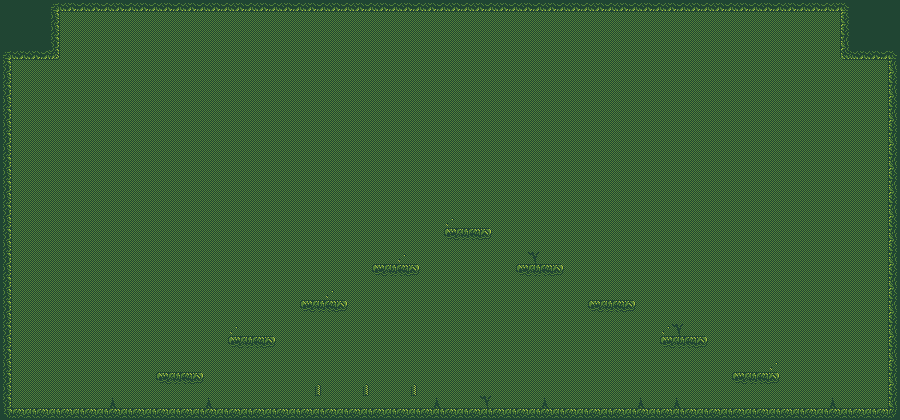

Tiled map render using the project's own tile images. Description and the map definition, with tile-layer contents summarised, below:
An orthogonal 75x35 tile map with 12x12 px tiles, 3 tile layers (Background, Foreground, Detail) and 21 objects.

<map version="1.0" orientation="orthogonal" renderorder="left-down" width="75" height="35" tilewidth="12" tileheight="12" nextobjectid="1">
 <tileset firstgid="1" name="Environment" tilewidth="12" tileheight="12" tilecount="36" columns="9">
  <image source="../Sprites/sprites_environment.png" width="108" height="48" />
  <tile id="0">
   <objectgroup draworder="index">
    <object id="1" x="0" y="0" width="12" height="12" />
   </objectgroup>
  </tile>
  <tile id="1">
   <objectgroup draworder="index">
    <object id="1" x="0" y="0" width="12" height="12" />
   </objectgroup>
  </tile>
  <tile id="2">
   <objectgroup draworder="index">
    <object id="1" x="0" y="0" width="12" height="12" />
   </objectgroup>
  </tile>
  <tile id="3">
   <objectgroup draworder="index">
    <object id="1" x="0" y="0" width="12" height="12" />
   </objectgroup>
  </tile>
  <tile id="4">
   <objectgroup draworder="index">
    <object id="1" x="0" y="0" width="12" height="12" />
   </objectgroup>
  </tile>
  <tile id="5">
   <objectgroup draworder="index">
    <object id="1" x="0" y="0" width="12" height="12" />
   </objectgroup>
  </tile>
  <tile id="6">
   <objectgroup draworder="index">
    <object id="1" x="0" y="0" width="12" height="12" />
   </objectgroup>
  </tile>
  <tile id="7">
   <objectgroup draworder="index">
    <object id="1" x="0" y="0" width="12" height="12" />
   </objectgroup>
  </tile>
  <tile id="8">
   <objectgroup draworder="index">
    <object id="1" x="0" y="0" width="12" height="12" />
   </objectgroup>
  </tile>
  <tile id="9">
   <objectgroup draworder="index">
    <object id="1" x="0" y="0" width="12" height="12" />
   </objectgroup>
  </tile>
  <tile id="10">
   <objectgroup draworder="index">
    <object id="1" x="0" y="0" width="12" height="12" />
   </objectgroup>
  </tile>
  <tile id="11">
   <objectgroup draworder="index">
    <object id="1" x="0" y="0" width="12" height="12" />
   </objectgroup>
  </tile>
  <tile id="12">
   <objectgroup draworder="index">
    <object id="1" x="0" y="0" width="12" height="12" />
   </objectgroup>
  </tile>
  <tile id="18">
   <objectgroup draworder="index">
    <object id="1" x="0" y="0" width="12" height="12" />
   </objectgroup>
  </tile>
  <tile id="19">
   <objectgroup draworder="index">
    <object id="1" x="0" y="0" width="12" height="12" />
   </objectgroup>
  </tile>
  <tile id="20">
   <objectgroup draworder="index">
    <object id="1" x="0" y="0" width="12" height="12" />
   </objectgroup>
  </tile>
  <tile id="21">
   <objectgroup draworder="index">
    <object id="1" x="0" y="0" width="12" height="12" />
   </objectgroup>
  </tile>
  <tile id="27">
   <objectgroup draworder="index">
    <object id="1" x="0" y="0" width="12" height="12" />
   </objectgroup>
  </tile>
  <tile id="28">
   <objectgroup draworder="index">
    <object id="1" x="0" y="0" width="12" height="12" />
   </objectgroup>
  </tile>
  <tile id="29">
   <objectgroup draworder="index">
    <object id="1" x="0" y="0" width="12" height="12" />
   </objectgroup>
  </tile>
  <tile id="30">
   <objectgroup draworder="index">
    <object id="1" x="0" y="0" width="12" height="12" />
   </objectgroup>
  </tile>
 </tileset>
 <layer name="Background" width="75" height="35">
  <data>[2625 cells, 2625 non-empty, 1 distinct tile ids]</data>
 </layer>
 <layer name="Foreground" width="75" height="35">
  <data>[2625 cells, 284 non-empty, 19 distinct tile ids]</data>
 </layer>
 <layer name="Detail" width="75" height="35">
  <data>[2625 cells, 30 non-empty, 5 distinct tile ids]</data>
 </layer>
</map>